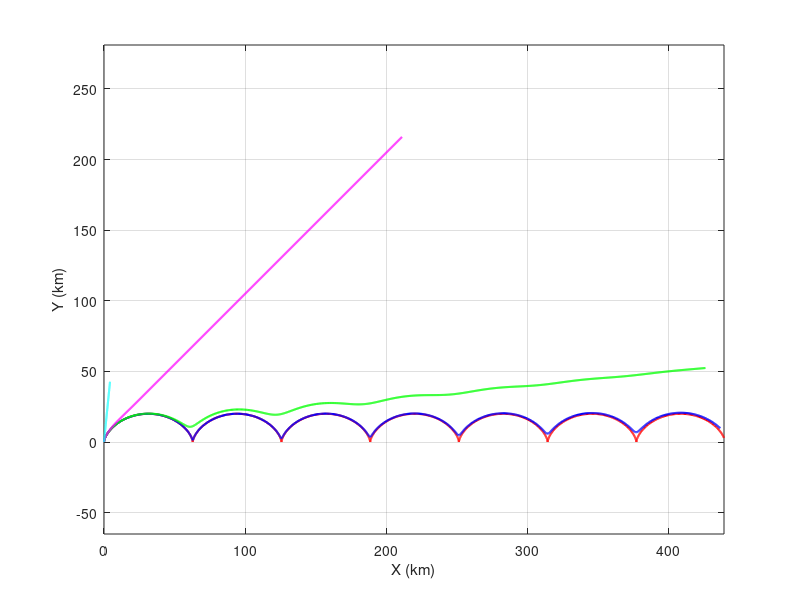

Here is the MATLAB script that generated this plot: (Note: this script raises an error after producing the figure.)
% midterm_2.m  2/17/2012  Parker MacCready
%
% this plots the solution for the parcel paths for problem 2 of the
% midterm, which is forced, damped inertial oscilations on an f-plane,
% governed by:
%
% X-MOM du/dt - f*v = -R*u
% Y-MOM dv/dt + f*u = F - R*v
%
% with initial condition u = v = 0 at t = 0

clear
close all
figure

% set parameters
F = 1e-4;                      % forcing (m s-2)
t = linspace(0,5*86400,1000);  % time vector (s)
f = 1e-4;                       % Coriolis parameter (s-1)
Rvec = [0 f/100 f/10 f 10*f];   % vector of possible values for R (s-1)
cvec = ['rbgmck'];                % some colors
% calculate the solution for different values of R/f
for ii = 1:length(Rvec)
    R = Rvec(ii);
    % define some things for convenience
    b = R/f;
    bb = b^2;
    rat = (1/f)/(1 + bb);
    u0 = F*rat;
    G1 = rat*(-b*cos(f*t) + sin(f*t)).*exp(-R*t);
    G2 = rat*(-cos(f*t) - b*sin(f*t)).*exp(-R*t);
    x = u0*(-G1 - b*G2) + u0*t;
    y = u0*(-b*G1 + G2) + b*u0*t;
    % set initial location to the origin
    x = x - x(1);
    y = y - y(1);
    
    lh(ii,1) = plot(x/1000,y/1000,['-',cvec(ii)],'linewidth',1.5);
    hold on
end
axis equal
xlabel('X (km)');
ylabel('Y (km)');
grid on
legend(lh,'R=0','R=f/100','R=f/10','R=f','R=10f',0)